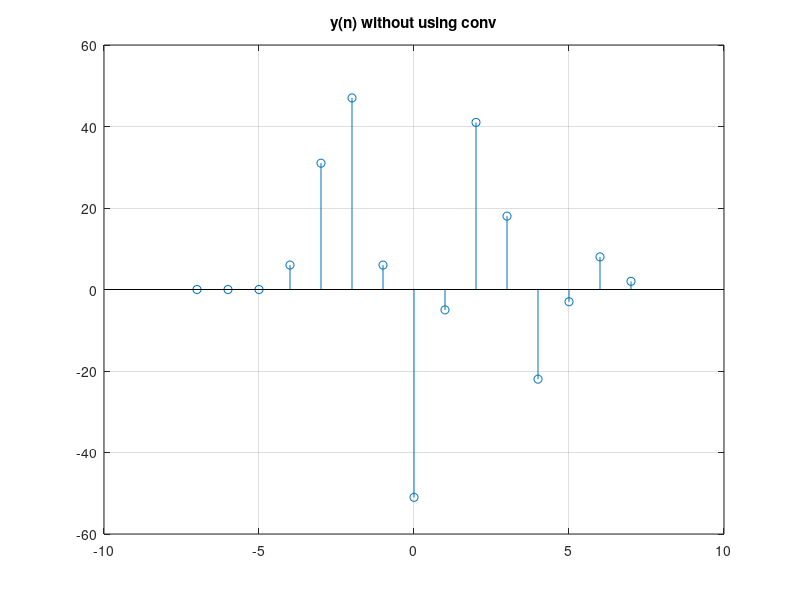
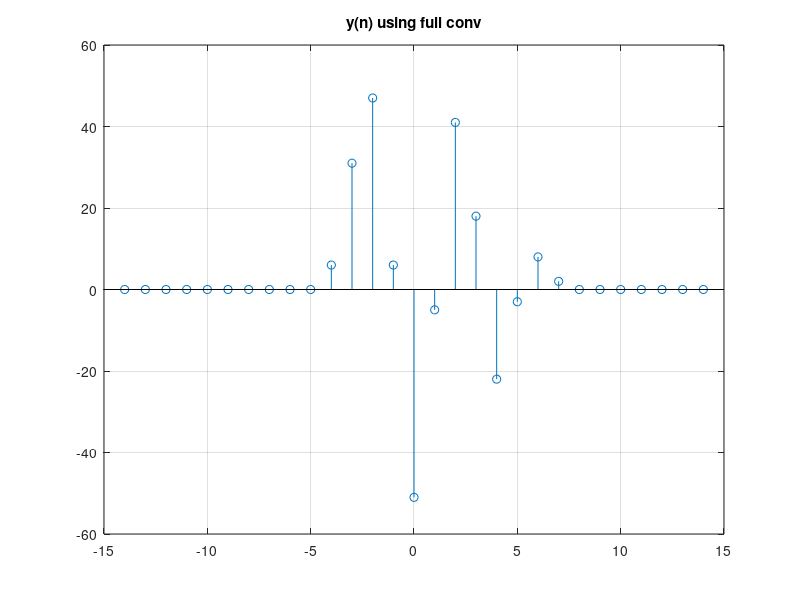
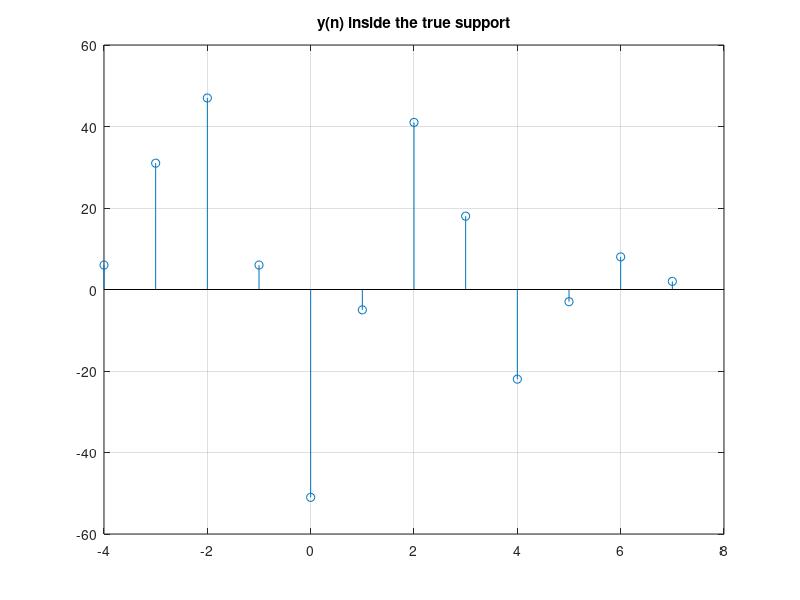

Reproduce these figures in MATLAB, in order.
% Exercise 6

% Given x(n) = [3, 11, 7, 0, -1, 4, 2] , n in [-3, 3]
% Given h(n) = [2, 3, 0, -5, 2, 1], n in [-1, 4]
% Compute y(n) as x(n) convolved with h(n), n in  [-7, 7]. 

close all
clearvars
clc

%% signals

% let us define the signals in the same n-domain. --> put zeros where
% signals are not defined.
% ALLA FINE STA SCRIVENDO I DATI DEL TESTO
n_x = -3:3;
n_h = -1:4;
x = [0, 0, 0, 0, 3, 11, 7, 0, -1, 4, 2, 0, 0, 0, 0];
h = [0, 0, 0, 0, 0, 0, 2, 3, 0, -5, 2, 1, 0, 0, 0];
n = -7:7;

%% convolution

% fold h --> h(k) --> h(-k) (with respect to 0)
% For details, see: https://it.mathworks.com/help/matlab/ref/fliplr.html
h_fold = fliplr(h);  %PER FLIPPARE IL SEGNALE COME DA CONVOLUZIONE h(-k)

% initialize the final signal y
y = zeros(size(n));

% loop over all possible n-values
cnt = 1; % this counter is useful to fill the output vector y
for n_aux = n
    
    
    % shift h_fold by n_aux

    h_shifted = circshift(h_fold, n_aux);
    if n_aux > 0
        h_shifted(1:n_aux) = 0;
    else
        h_shifted(end + n_aux :end) = 0;    
    end  
    
    % scalar product between x and h_shifted
    y(cnt) = x*h_shifted';
    
    % increase the bin counter for y
    cnt = cnt + 1;
    
end

figure;
stem(n, y)
title('y(n) without using conv');
grid;

%% use the matlab function 'conv'    ALLA FINE NELLA PRATICA SI USA IL COMANDO CONV E SI CALCOLA IL SUPPORTO PER PLOTTARE

% default:'full' convolution, with length = length(x) + length(h) - 1 
y1 = conv(x, h);
supp_full = n(1) + n(1):n(end) + n(end);

figure;
stem(supp_full, y1);
title('y(n) using full conv');
grid;

%% which is the actual support of y1?

% we should check the actual supports of
% the signals x(n) and h(n)

supp_true = n_x(1) + n_h(1):n_x(end) + n_h(end);

% if we define the signals without the zeroes (i.e., in their real supports)

x_reduced = [3, 11, 7, 0, -1, 4, 2];     %PERCHE' PER CONSEGNA ABBIAMO FATTO DA -7 A 7
h_reduced = [2, 3, 0, -5, 2, 1];         %MA I SEGNALI SONO PIU' BREVI, INFATTI VA DA -4 A 7 COME CI ASPETTAVAMO SOMMANDO GLI ESTREMI

y_reduced = conv(x_reduced, h_reduced);

figure; 
stem(supp_true, y_reduced)
title('y(n) inside the true support');
grid;
